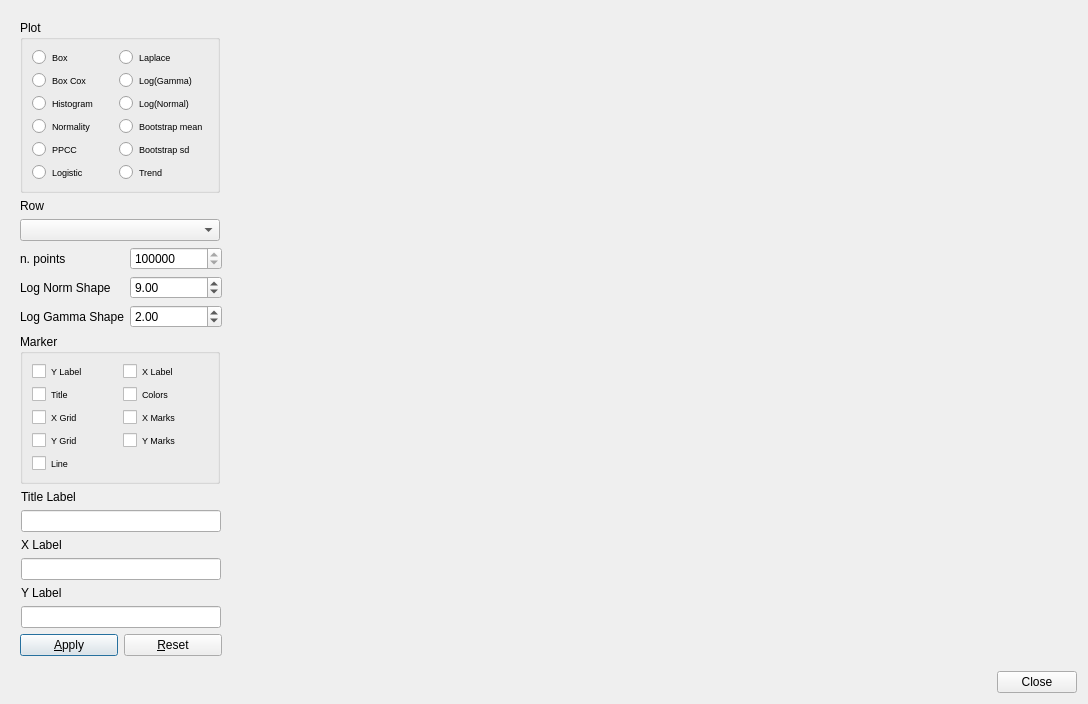
<?xml version="1.0" encoding="UTF-8"?>
<ui version="4.0">
 <class>Dialog</class>
 <widget class="QDialog" name="Dialog">
  <property name="geometry">
   <rect>
    <x>0</x>
    <y>0</y>
    <width>1088</width>
    <height>682</height>
   </rect>
  </property>
  <property name="windowTitle">
   <string>Univariate Rows</string>
  </property>
  <layout class="QVBoxLayout" name="verticalLayout_4">
   <item>
    <widget class="QWidget" name="centralwidget" native="true">
     <layout class="QHBoxLayout" name="horizontalLayout_6">
      <item>
       <layout class="QVBoxLayout" name="verticalLayout_3">
        <item>
         <widget class="QGroupBox" name="PgroupBox">
          <property name="sizePolicy">
           <sizepolicy hsizetype="Fixed" vsizetype="Preferred">
            <horstretch>0</horstretch>
            <verstretch>0</verstretch>
           </sizepolicy>
          </property>
          <property name="minimumSize">
           <size>
            <width>200</width>
            <height>0</height>
           </size>
          </property>
          <property name="maximumSize">
           <size>
            <width>200</width>
            <height>16777215</height>
           </size>
          </property>
          <property name="title">
           <string>Plot</string>
          </property>
          <layout class="QVBoxLayout" name="verticalLayout_2">
           <item>
            <layout class="QGridLayout" name="gridLayout">
             <item row="5" column="0">
              <widget class="QRadioButton" name="PPCCradioButton">
               <property name="font">
                <font>
                 <pointsize>7</pointsize>
                </font>
               </property>
               <property name="text">
                <string>PPCC</string>
               </property>
              </widget>
             </item>
             <item row="4" column="1">
              <widget class="QRadioButton" name="BootmeanradioButton">
               <property name="font">
                <font>
                 <pointsize>7</pointsize>
                </font>
               </property>
               <property name="text">
                <string>Bootstrap mean</string>
               </property>
              </widget>
             </item>
             <item row="5" column="1">
              <widget class="QRadioButton" name="BootsdradioButton">
               <property name="font">
                <font>
                 <pointsize>7</pointsize>
                </font>
               </property>
               <property name="text">
                <string>Bootstrap sd</string>
               </property>
              </widget>
             </item>
             <item row="6" column="0">
              <widget class="QRadioButton" name="logisticradioButton">
               <property name="font">
                <font>
                 <pointsize>7</pointsize>
                </font>
               </property>
               <property name="text">
                <string>Logistic</string>
               </property>
              </widget>
             </item>
             <item row="3" column="0">
              <widget class="QRadioButton" name="histogramradioButton">
               <property name="font">
                <font>
                 <pointsize>7</pointsize>
                </font>
               </property>
               <property name="text">
                <string>Histogram</string>
               </property>
              </widget>
             </item>
             <item row="3" column="1">
              <widget class="QRadioButton" name="lognormalradioButton">
               <property name="font">
                <font>
                 <pointsize>7</pointsize>
                </font>
               </property>
               <property name="text">
                <string>Log(Normal)</string>
               </property>
              </widget>
             </item>
             <item row="0" column="0">
              <widget class="QRadioButton" name="BoxradioButton">
               <property name="font">
                <font>
                 <pointsize>7</pointsize>
                </font>
               </property>
               <property name="text">
                <string>Box</string>
               </property>
              </widget>
             </item>
             <item row="0" column="1">
              <widget class="QRadioButton" name="laplaceradioButton">
               <property name="font">
                <font>
                 <pointsize>7</pointsize>
                </font>
               </property>
               <property name="text">
                <string>Laplace</string>
               </property>
              </widget>
             </item>
             <item row="2" column="1">
              <widget class="QRadioButton" name="logammaradioButton">
               <property name="font">
                <font>
                 <pointsize>7</pointsize>
                </font>
               </property>
               <property name="text">
                <string>Log(Gamma)</string>
               </property>
              </widget>
             </item>
             <item row="4" column="0">
              <widget class="QRadioButton" name="NormalityradioButton">
               <property name="font">
                <font>
                 <pointsize>7</pointsize>
                </font>
               </property>
               <property name="text">
                <string>Normality</string>
               </property>
              </widget>
             </item>
             <item row="2" column="0">
              <widget class="QRadioButton" name="BoxCoxradioButton">
               <property name="font">
                <font>
                 <pointsize>7</pointsize>
                </font>
               </property>
               <property name="text">
                <string>Box Cox</string>
               </property>
              </widget>
             </item>
             <item row="6" column="1">
              <widget class="QRadioButton" name="trendradioButton">
               <property name="font">
                <font>
                 <pointsize>7</pointsize>
                </font>
               </property>
               <property name="text">
                <string>Trend</string>
               </property>
              </widget>
             </item>
            </layout>
           </item>
          </layout>
         </widget>
        </item>
        <item>
         <layout class="QGridLayout" name="gridLayout_2">
          <item row="0" column="0">
           <widget class="QLabel" name="Ylabel">
            <property name="text">
             <string>Row</string>
            </property>
           </widget>
          </item>
          <item row="1" column="0" colspan="2">
           <widget class="QComboBox" name="XcomboBox">
            <property name="sizePolicy">
             <sizepolicy hsizetype="Fixed" vsizetype="Fixed">
              <horstretch>0</horstretch>
              <verstretch>0</verstretch>
             </sizepolicy>
            </property>
            <property name="minimumSize">
             <size>
              <width>200</width>
              <height>0</height>
             </size>
            </property>
            <property name="maximumSize">
             <size>
              <width>200</width>
              <height>16777215</height>
             </size>
            </property>
           </widget>
          </item>
          <item row="2" column="0">
           <widget class="QLabel" name="label_4">
            <property name="text">
             <string>n. points</string>
            </property>
           </widget>
          </item>
          <item row="2" column="1">
           <widget class="QSpinBox" name="spinBox">
            <property name="sizePolicy">
             <sizepolicy hsizetype="Minimum" vsizetype="Fixed">
              <horstretch>0</horstretch>
              <verstretch>0</verstretch>
             </sizepolicy>
            </property>
            <property name="minimum">
             <number>100000</number>
            </property>
            <property name="maximum">
             <number>1000000</number>
            </property>
            <property name="singleStep">
             <number>10000</number>
            </property>
           </widget>
          </item>
          <item row="3" column="0">
           <widget class="QLabel" name="label_5">
            <property name="text">
             <string>Log Norm Shape</string>
            </property>
           </widget>
          </item>
          <item row="3" column="1">
           <widget class="QDoubleSpinBox" name="lognormdoubleSpinBox">
            <property name="maximum">
             <double>10.000000000000000</double>
            </property>
            <property name="value">
             <double>9.000000000000000</double>
            </property>
           </widget>
          </item>
          <item row="4" column="0">
           <widget class="QLabel" name="label_6">
            <property name="text">
             <string>Log Gamma Shape</string>
            </property>
           </widget>
          </item>
          <item row="4" column="1">
           <widget class="QDoubleSpinBox" name="logammadoubleSpinBox">
            <property name="maximum">
             <double>10.000000000000000</double>
            </property>
            <property name="singleStep">
             <double>1.000000000000000</double>
            </property>
            <property name="value">
             <double>2.000000000000000</double>
            </property>
           </widget>
          </item>
         </layout>
        </item>
        <item>
         <widget class="QGroupBox" name="MarkergroupBox">
          <property name="sizePolicy">
           <sizepolicy hsizetype="Fixed" vsizetype="Preferred">
            <horstretch>0</horstretch>
            <verstretch>0</verstretch>
           </sizepolicy>
          </property>
          <property name="minimumSize">
           <size>
            <width>200</width>
            <height>0</height>
           </size>
          </property>
          <property name="maximumSize">
           <size>
            <width>200</width>
            <height>16777215</height>
           </size>
          </property>
          <property name="title">
           <string>Marker</string>
          </property>
          <layout class="QVBoxLayout" name="verticalLayout">
           <item>
            <layout class="QHBoxLayout" name="horizontalLayout">
             <item>
              <widget class="QCheckBox" name="YcheckBox">
               <property name="font">
                <font>
                 <pointsize>7</pointsize>
                </font>
               </property>
               <property name="text">
                <string>Y Label</string>
               </property>
              </widget>
             </item>
             <item>
              <widget class="QCheckBox" name="XcheckBox">
               <property name="font">
                <font>
                 <pointsize>7</pointsize>
                </font>
               </property>
               <property name="text">
                <string>X Label</string>
               </property>
              </widget>
             </item>
            </layout>
           </item>
           <item>
            <layout class="QHBoxLayout" name="horizontalLayout_2">
             <item>
              <widget class="QCheckBox" name="TcheckBox">
               <property name="font">
                <font>
                 <pointsize>7</pointsize>
                </font>
               </property>
               <property name="text">
                <string>Title</string>
               </property>
              </widget>
             </item>
             <item>
              <widget class="QCheckBox" name="CcheckBox">
               <property name="font">
                <font>
                 <pointsize>7</pointsize>
                </font>
               </property>
               <property name="text">
                <string>Colors</string>
               </property>
              </widget>
             </item>
            </layout>
           </item>
           <item>
            <layout class="QHBoxLayout" name="horizontalLayout_3">
             <item>
              <widget class="QCheckBox" name="XGcheckBox">
               <property name="font">
                <font>
                 <pointsize>7</pointsize>
                </font>
               </property>
               <property name="text">
                <string>X Grid</string>
               </property>
              </widget>
             </item>
             <item>
              <widget class="QCheckBox" name="XMcheckBox">
               <property name="font">
                <font>
                 <pointsize>7</pointsize>
                </font>
               </property>
               <property name="text">
                <string>X Marks</string>
               </property>
              </widget>
             </item>
            </layout>
           </item>
           <item>
            <layout class="QHBoxLayout" name="horizontalLayout_4">
             <item>
              <widget class="QCheckBox" name="YGcheckBox">
               <property name="font">
                <font>
                 <pointsize>7</pointsize>
                </font>
               </property>
               <property name="text">
                <string>Y Grid</string>
               </property>
              </widget>
             </item>
             <item>
              <widget class="QCheckBox" name="YMcheckBox">
               <property name="font">
                <font>
                 <pointsize>7</pointsize>
                </font>
               </property>
               <property name="text">
                <string>Y Marks</string>
               </property>
              </widget>
             </item>
            </layout>
           </item>
           <item>
            <widget class="QCheckBox" name="LcheckBox">
             <property name="font">
              <font>
               <pointsize>7</pointsize>
              </font>
             </property>
             <property name="text">
              <string>Line</string>
             </property>
            </widget>
           </item>
          </layout>
         </widget>
        </item>
        <item>
         <layout class="QGridLayout" name="gridLayout_3">
          <item row="3" column="0">
           <widget class="QLineEdit" name="XlineEdit">
            <property name="sizePolicy">
             <sizepolicy hsizetype="Fixed" vsizetype="Fixed">
              <horstretch>0</horstretch>
              <verstretch>0</verstretch>
             </sizepolicy>
            </property>
            <property name="minimumSize">
             <size>
              <width>200</width>
              <height>0</height>
             </size>
            </property>
            <property name="maximumSize">
             <size>
              <width>200</width>
              <height>16777215</height>
             </size>
            </property>
           </widget>
          </item>
          <item row="1" column="0">
           <widget class="QLineEdit" name="TlineEdit">
            <property name="sizePolicy">
             <sizepolicy hsizetype="Fixed" vsizetype="Fixed">
              <horstretch>0</horstretch>
              <verstretch>0</verstretch>
             </sizepolicy>
            </property>
            <property name="minimumSize">
             <size>
              <width>200</width>
              <height>0</height>
             </size>
            </property>
            <property name="maximumSize">
             <size>
              <width>200</width>
              <height>16777215</height>
             </size>
            </property>
           </widget>
          </item>
          <item row="0" column="0">
           <widget class="QLabel" name="label">
            <property name="text">
             <string>Title Label</string>
            </property>
           </widget>
          </item>
          <item row="2" column="0">
           <widget class="QLabel" name="label_2">
            <property name="text">
             <string>X Label</string>
            </property>
           </widget>
          </item>
          <item row="4" column="0">
           <widget class="QLabel" name="label_3">
            <property name="text">
             <string>Y Label</string>
            </property>
           </widget>
          </item>
          <item row="5" column="0">
           <widget class="QLineEdit" name="YlineEdit">
            <property name="sizePolicy">
             <sizepolicy hsizetype="Fixed" vsizetype="Fixed">
              <horstretch>0</horstretch>
              <verstretch>0</verstretch>
             </sizepolicy>
            </property>
            <property name="minimumSize">
             <size>
              <width>200</width>
              <height>0</height>
             </size>
            </property>
            <property name="maximumSize">
             <size>
              <width>200</width>
              <height>16777215</height>
             </size>
            </property>
           </widget>
          </item>
         </layout>
        </item>
        <item>
         <layout class="QHBoxLayout" name="horizontalLayout_5">
          <item>
           <widget class="QPushButton" name="ApplyButton">
            <property name="sizePolicy">
             <sizepolicy hsizetype="Fixed" vsizetype="Fixed">
              <horstretch>0</horstretch>
              <verstretch>0</verstretch>
             </sizepolicy>
            </property>
            <property name="minimumSize">
             <size>
              <width>98</width>
              <height>0</height>
             </size>
            </property>
            <property name="maximumSize">
             <size>
              <width>98</width>
              <height>16777215</height>
             </size>
            </property>
            <property name="text">
             <string>&amp;Apply</string>
            </property>
           </widget>
          </item>
          <item>
           <widget class="QPushButton" name="ResetButton">
            <property name="sizePolicy">
             <sizepolicy hsizetype="Fixed" vsizetype="Fixed">
              <horstretch>0</horstretch>
              <verstretch>0</verstretch>
             </sizepolicy>
            </property>
            <property name="minimumSize">
             <size>
              <width>98</width>
              <height>0</height>
             </size>
            </property>
            <property name="maximumSize">
             <size>
              <width>98</width>
              <height>16777215</height>
             </size>
            </property>
            <property name="text">
             <string>&amp;Reset</string>
            </property>
           </widget>
          </item>
         </layout>
        </item>
       </layout>
      </item>
      <item>
       <widget class="QWidget" name="mplwindow" native="true">
        <property name="sizePolicy">
         <sizepolicy hsizetype="Expanding" vsizetype="Expanding">
          <horstretch>0</horstretch>
          <verstretch>0</verstretch>
         </sizepolicy>
        </property>
        <property name="minimumSize">
         <size>
          <width>0</width>
          <height>0</height>
         </size>
        </property>
        <layout class="QVBoxLayout" name="mplvl"/>
       </widget>
      </item>
     </layout>
    </widget>
   </item>
   <item>
    <layout class="QHBoxLayout" name="horizontalLayout_7">
     <item>
      <spacer name="horizontalSpacer">
       <property name="orientation">
        <enum>Qt::Horizontal</enum>
       </property>
       <property name="sizeHint" stdset="0">
        <size>
         <width>508</width>
         <height>20</height>
        </size>
       </property>
      </spacer>
     </item>
     <item>
      <widget class="QPushButton" name="pushButton">
       <property name="text">
        <string>Close</string>
       </property>
      </widget>
     </item>
    </layout>
   </item>
  </layout>
 </widget>
 <resources/>
 <connections>
  <connection>
   <sender>pushButton</sender>
   <signal>clicked()</signal>
   <receiver>Dialog</receiver>
   <slot>accept()</slot>
   <hints>
    <hint type="sourcelabel">
     <x>615</x>
     <y>643</y>
    </hint>
    <hint type="destinationlabel">
     <x>486</x>
     <y>648</y>
    </hint>
   </hints>
  </connection>
 </connections>
</ui>
